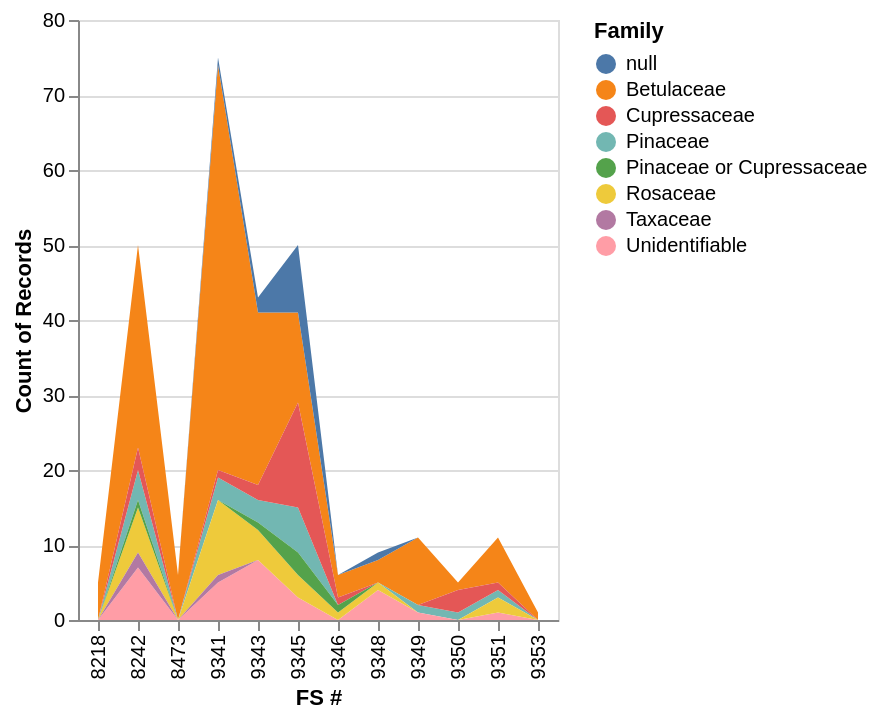

Source (notebook cell):
### Code cell
# Quick Start 3: Encoding Functionality
alt.Chart(data).#.encode(
    x = 'FS #:N',
    y = 'count(Wood ID)',
    color='Family:N'
)

### Figure 1 — Vega-Lite specification as saved in the notebook (floating-point values rounded to 4 significant figures; data arrays with more than 128 entries replaced by an {"elided": "..."} marker saying what was removed)
{"config": {"view": {"continuousWidth": 300, "continuousHeight": 300}}, "data": {"name": "data-2e0d23946b6fc4e7af1860b645e36a51"}, "mark": {"type": "area"}, "encoding": {"color": {"field": "Family", "type": "nominal"}, "x": {"field": "FS #", "type": "nominal"}, "y": {"aggregate": "count", "field": "Wood ID", "type": "nominal"}}, "$schema": "https://vega.github.io/schema/vega-lite/v6.1.0.json", "datasets": {"data-2e0d23946b6fc4e7af1860b645e36a51": {"elided": "272 records"}}}
